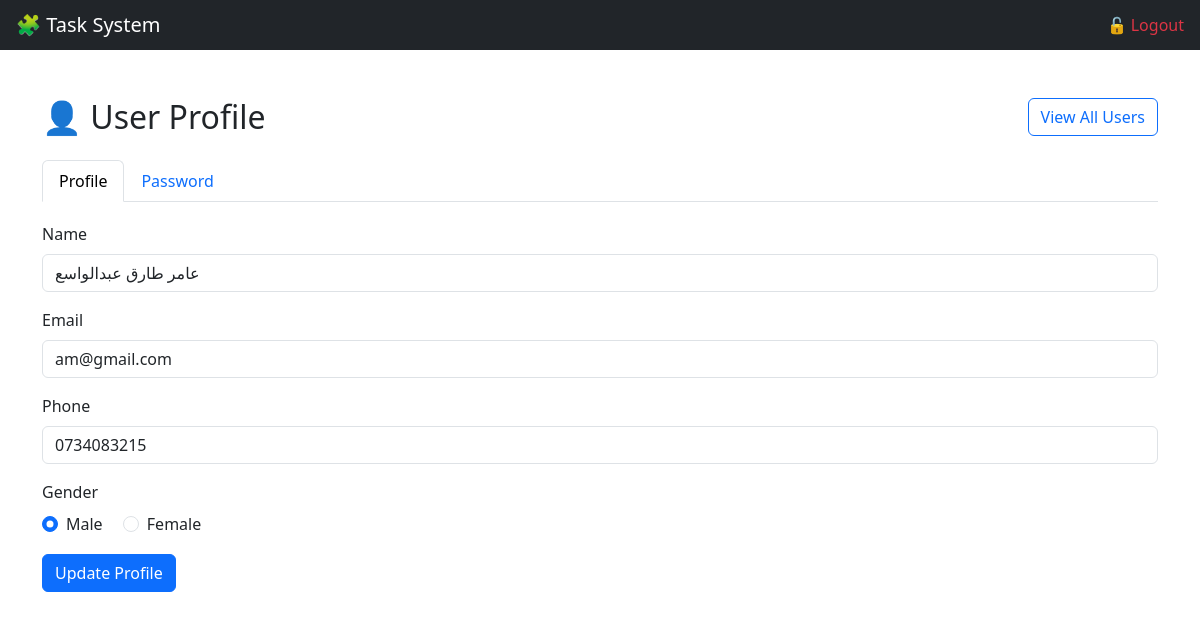
Screenshot of /views/User/user.php (signed in) with the database file from the repository.
### tables this page shows
CREATE TABLE `users` (
  `id` int(11) NOT NULL,
  `name` varchar(255) NOT NULL,
  `email` varchar(255) NOT NULL,
  `password` varchar(255) NOT NULL,
  `role` enum('admin','employee','user') DEFAULT 'employee',
  `created_at` timestamp NOT NULL DEFAULT current_timestamp(),
  `phone` varchar(20) DEFAULT NULL,
  `gender` enum('male','female') DEFAULT 'male',
  `remember_token` varchar(64) DEFAULT NULL
);

### models/user.php (called while the page is built, shortened)
<?php
class user{
    private $conn;
    public function __construct($dbConnection) {
        $this->conn = $dbConnection;
    }
    public function getUserById($userId) {
        $stmt = $this->conn->prepare("SELECT * FROM users WHERE id = :id");
        $stmt->execute([':id' => $userId]);
        return $stmt->fetch(PDO::FETCH_ASSOC);
    }
}
?>

### views/User/user.php (the view, shortened to what this page needs)
<?php
require_once '../../config/db.php';
require_once '../../models/user.php';
require_once '../../includes/header.php';
$userModel = new User($conn);
$userId = $_SESSION['user_id'];
$user = $userModel->getUserById($userId);
?>
<!DOCTYPE html>
<html lang="en">
<head>
    <link href="../../assets/bootstrap-5.3.3-dist/css/bootstrap.min.css" rel="stylesheet">
</head>
<body>
<div class="container py-5">
    <div class="d-flex justify-content-between align-items-center mb-4">
    <h2 class="text-center mb-0">👤 User Profile</h2>
    <a href="showall.php" class="btn btn-outline-primary">View All Users</a>
</div>
        <ul class="nav nav-tabs" id="profileTabs" role="tablist">
            <li class="nav-item" role="presentation">
                <button class="nav-link active" id="profile-tab" data-bs-toggle="tab" data-bs-target="#profile" type="button" role="tab">Profile</button>
            </li>
            <li class="nav-item" role="presentation">
                <button class="nav-link" id="password-tab" data-bs-toggle="tab" data-bs-target="#password" type="button" role="tab">Password</button>
            </li>
        </ul>
        <div class="tab-content" id="profileTabsContent">
            <div class="tab-pane fade show active" id="profile" role="tabpanel">
                <form method="POST" action="../../controllers/userController.php">
                    <div class="mb-3">
                        <label for="name" class="form-label">Name</label>
                        <input type="text" class="form-control" id="name" name="name" value="<?= htmlspecialchars($user['name']) ?>" required>
                    </div>
                    <div class="mb-3">
                        <label for="email" class="form-label">Email</label>
                        <input type="email" class="form-control" id="email" name="email" value="<?= htmlspecialchars($user['email']) ?>" required>
                    </div>
                    <div class="mb-3">
                        <label for="phone" class="form-label">Phone</label>
                        <input type="text" class="form-control" id="phone" name="phone" value="<?= htmlspecialchars($user['phone']) ?>">
                    </div>
                    <div class="mb-3">
                        <label class="form-label">Gender</label>
                        <div>
                            <div class="form-check form-check-inline">
                                <input class="form-check-input" type="radio" name="gender" id="male" value="male" <?= $user['gender'] === 'male' ? 'checked' : '' ?>>
                                <label class="form-check-label" for="male">Male</label>
                            </div>
                            <div class="form-check form-check-inline">
                                <input class="form-check-input" type="radio" name="gender" id="female" value="female" <?= $user['gender'] === 'female' ? 'checked' : '' ?>>
                                <label class="form-check-label" for="female">Female</label>
                            </div>
                        </div>
                    </div>
                    <button type="submit" class="btn btn-primary">Update Profile</button>
                </form>
            </div>
        </div>
    </div>
</body>
</html>

### views/User/user.php (style rules this page uses)
.tab-content { padding: 20px 0; }

### rows the page displays
users: name "عامر طارق عبدالواسع", email "am@gmail.com", phone "0734083215", gender "☑ Male", gender "☐ Female"
